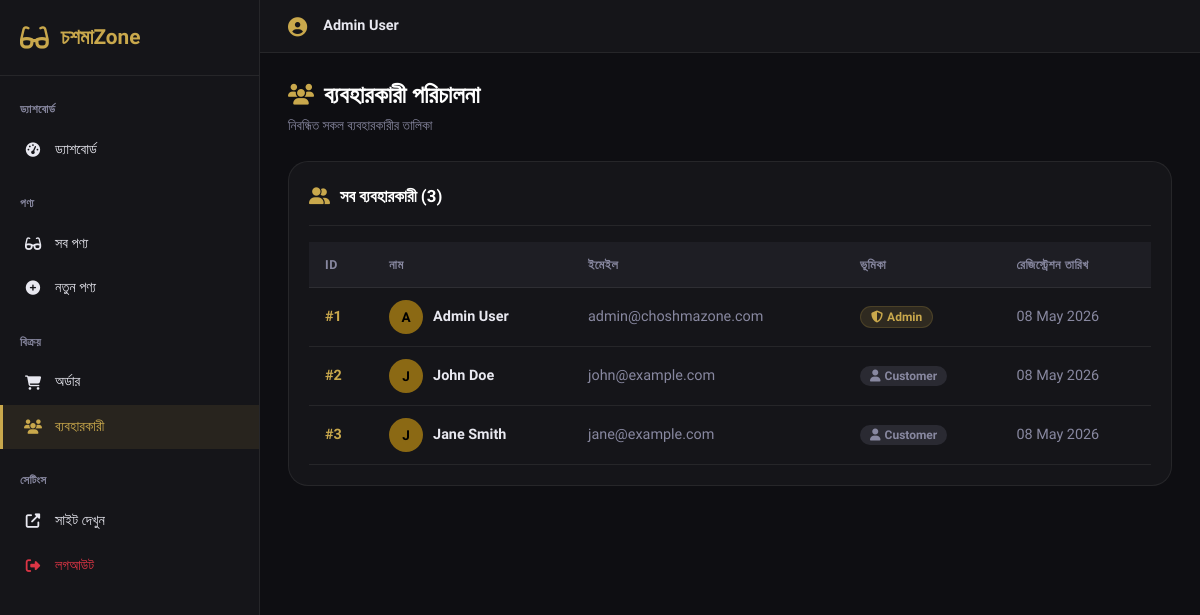
Page /admin/users (signed in) on the committed database.
### tables this page shows
CREATE TABLE IF NOT EXISTS users (
    id INT AUTO_INCREMENT PRIMARY KEY,
    name VARCHAR(100) NOT NULL,
    email VARCHAR(100) UNIQUE NOT NULL,
    password VARCHAR(255) NOT NULL,
    role ENUM('customer', 'admin') DEFAULT 'customer',
    email_verified TINYINT(1) DEFAULT 0,
    verification_token VARCHAR(64),
    reset_token VARCHAR(64),
    reset_token_expires DATETIME,
    created_at TIMESTAMP DEFAULT CURRENT_TIMESTAMP
);

### controllers/AdminController.php (called while the page is built, shortened)
<?php
class AdminController extends Controller {
    private $db;
    public function __construct() {
        $this->db           = Database::getInstance();
    }
    public function users() {
        $stmt = $this->db->prepare('SELECT id, name, email, role, created_at FROM users ORDER BY created_at DESC');
        $stmt->execute();
        $users = $stmt->fetchAll(PDO::FETCH_ASSOC);
        $this->render('admin/users', [
            'users' => $users,
            'page'  => 'users',
        ]);
    }
}

### core/Database.php (called while the page is built, shortened)
<?php
class Database {
    private static $instance = null;
    private function __construct() {
        try {
            $this->conn = new PDO(
                "mysql:host=" . DB_HOST . ";dbname=" . DB_NAME,
                DB_USER,
                DB_PASS,
                [PDO::ATTR_ERRMODE => PDO::ERRMODE_EXCEPTION]
            );
        } catch (PDOException $e) {
            die("Connection failed: " . $e->getMessage());
        }
    }
    public static function getInstance() {
        if (!self::$instance) {
            self::$instance = new Database();
        }
        return self::$instance->conn;
    }
}

### views/admin/users.php (the view, shortened to what this page needs)
<div class="admin-page-header">
    <div>
        <h1 class="admin-page-title"><i class="fas fa-users"></i> ব্যবহারকারী পরিচালনা</h1>
        <p class="admin-page-sub">নিবন্ধিত সকল ব্যবহারকারীর তালিকা</p>
    </div>
</div>
<div class="admin-card">
    <div class="admin-card-header">
        <div class="admin-card-title"><i class="fas fa-user-friends"></i> সব ব্যবহারকারী (<?= count($users ?? []) ?>)</div>
    </div>
    <div style="overflow-x:auto;">
        <table class="admin-table">
            <thead>
                <tr>
                    <th>ID</th>
                    <th>নাম</th>
                    <th>ইমেইল</th>
                    <th>ভূমিকা</th>
                    <th>রেজিস্ট্রেশন তারিখ</th>
                </tr>
            </thead>
            <tbody>
                <?php if (!empty($users)): ?>
                    <?php foreach ($users as $user): ?>
                    <tr>
                        <td style="color:var(--gold);font-weight:700;">#<?= e($user['id']) ?></td>
                        <td>
                            <div style="display:flex;align-items:center;gap:10px;">
                                <div style="width:34px;height:34px;border-radius:50%;background:var(--gold-dark);display:flex;align-items:center;justify-content:center;font-weight:700;color:#000;font-size:0.85rem;flex-shrink:0;">
                                    <?= strtoupper(mb_substr($user['name'], 0, 1)) ?>
                                </div>
                                <span style="font-weight:600;"><?= e($user['name']) ?></span>
                            </div>
                        </td>
                        <td style="color:var(--text-muted);"><?= e($user['email']) ?></td>
                        <td>
                            <?php if ($user['role'] === 'admin'): ?>
                                <span class="badge badge-gold"><i class="fas fa-shield-alt me-1"></i>Admin</span>
                            <?php else: ?>
                                <span class="badge" style="background:var(--dark-4);color:var(--text-muted);">
                                    <i class="fas fa-user me-1"></i>Customer
                                </span>
                            <?php endif; ?>
                        </td>
                        <td style="color:var(--text-muted);"><?= date('d M Y', strtotime($user['created_at'])) ?></td>
                    </tr>
                    <?php endforeach; ?>
                <?php else: ?>
                    <tr><td colspan="5">
                        <div class="admin-empty"><i class="fas fa-users-slash"></i><p>কোনো ব্যবহারকারী নেই।</p></div>
                    </td></tr>
                <?php endif; ?>
            </tbody>
        </table>
    </div>
</div>

### assets/css/style.css (style rules this page uses)
:root { --gold: #c9a84c; --gold-light: #e8c96d; --gold-dark: #8b6914; --black: #060608; --dark: #0e0e12; --dark-2: #151519; --dark-3: #1e1e24; --dark-4: #2a2a32; --border: rgba(201,168,76,0.18); --border-dim: rgba(255,255,255,0.07); --text: #e8e8f0; --text-muted: #8888a0; --text-dim: #555568; --white: #ffffff; --red: #e05454; --green: #4caf7d; --radius: 12px; --radius-lg: 20px; --shadow: 0 8px 40px rgba(0,0,0,0.6); --shadow-gold: 0 8px 30px rgba(201,168,76,0.25); --trans: all 0.3s cubic-bezier(0.4,0,0.2,1); }
*, *::before, *::after { margin:0; padding:0; box-sizing:border-box; }
html { scroll-behavior:smooth; }
body { font-family: 'Hind Siliguri', 'Space Grotesk', sans-serif; background: var(--black); color: var(--text); line-height: 1.7; overflow-x: hidden; }
.badge { display:inline-block; padding:4px 10px; border-radius:50px; font-size:0.75rem; font-weight:700; }
.badge-gold { background:rgba(201,168,76,0.15); color:var(--gold); border:1px solid var(--border); }

### assets/css/admin.css (style rules this page uses)
.admin-body { background: var(--dark); overflow-x: hidden; }
.admin-page-header { display: flex; align-items: center; justify-content: space-between; flex-wrap: wrap; gap: 14px; margin-bottom: 24px; }
.admin-page-title { font-size: 1.5rem; font-weight: 700; color: var(--white); margin: 0; display: flex; align-items: center; gap: 10px; }
.admin-page-title i { color: var(--gold); font-size: 1.3rem; }
.admin-page-sub { color: var(--text-muted); font-size: 0.85rem; margin: 4px 0 0; }
.admin-table { width: 100%; border-collapse: collapse; }
.admin-table thead { background: var(--dark-3); }
.admin-table th { text-align: left; padding: 12px 16px; color: var(--text-muted); font-weight: 600; font-size: 0.78rem; text-transform: uppercase; letter-spacing: 0.5px; border-bottom: 1px solid var(--border-dim); white-space: nowrap; }
.admin-table td { padding: 12px 16px; color: var(--text); border-bottom: 1px solid var(--border-dim); font-size: 0.9rem; vertical-align: middle; }
.admin-card { background: var(--dark-2); border: 1px solid var(--border-dim); border-radius: var(--radius-lg); padding: 20px; margin-bottom: 20px; }
.admin-card-header { display: flex; align-items: center; justify-content: space-between; flex-wrap: wrap; gap: 10px; margin-bottom: 16px; padding-bottom: 14px; border-bottom: 1px solid var(--border-dim); }
.admin-card-title { font-size: 1.05rem; font-weight: 700; color: var(--white); display: flex; align-items: center; gap: 10px; }
.admin-card-title i { color: var(--gold); }

### rows in the picture
users: id "1", name "A", name "Admin User", email "admin@choshmazone.com", role "admin" (drawn), created_at "08 May 2026"
users: id "2", name "J", name "John Doe", email "john@example.com", role "customer" (drawn), created_at "08 May 2026"
users: id "3", name "J", name "Jane Smith", email "jane@example.com", role "customer" (drawn), created_at "08 May 2026"

### other values in the picture
$_SESSION['user_name'] "Admin User"
count($users ?? []) "3"
